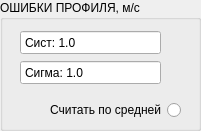
    <widget class="QGroupBox" name="groupBox_2">
     <property name="geometry">
      <rect>
       <x>770</x>
       <y>10</y>
       <width>201</width>
       <height>131</height>
      </rect>
     </property>
     <property name="title">
      <string>ОШИБКИ ПРОФИЛЯ, м/с</string>
     </property>
     <widget class="QDoubleSpinBox" name="doubleSpinBox_35">
      <property name="geometry">
       <rect>
        <x>20</x>
        <y>30</y>
        <width>141</width>
        <height>25</height>
       </rect>
      </property>
      <property name="layoutDirection">
       <enum>Qt::RightToLeft</enum>
      </property>
      <property name="autoFillBackground">
       <bool>false</bool>
      </property>
      <property name="readOnly">
       <bool>false</bool>
      </property>
      <property name="buttonSymbols">
       <enum>QAbstractSpinBox::NoButtons</enum>
      </property>
      <property name="prefix">
       <string>Сист: </string>
      </property>
      <property name="suffix">
       <string/>
      </property>
      <property name="decimals">
       <number>1</number>
      </property>
      <property name="minimum">
       <double>0.000000000000000</double>
      </property>
      <property name="maximum">
       <double>10000.000000000000000</double>
      </property>
      <property name="singleStep">
       <double>0.100000000000000</double>
      </property>
      <property name="value">
       <double>1.000000000000000</double>
      </property>
     </widget>
     <widget class="QDoubleSpinBox" name="doubleSpinBox_36">
      <property name="geometry">
       <rect>
        <x>20</x>
        <y>60</y>
        <width>141</width>
        <height>25</height>
       </rect>
      </property>
      <property name="layoutDirection">
       <enum>Qt::RightToLeft</enum>
      </property>
      <property name="autoFillBackground">
       <bool>false</bool>
      </property>
      <property name="readOnly">
       <bool>false</bool>
      </property>
      <property name="buttonSymbols">
       <enum>QAbstractSpinBox::NoButtons</enum>
      </property>
      <property name="prefix">
       <string>Сигма: </string>
      </property>
      <property name="suffix">
       <string/>
      </property>
      <property name="decimals">
       <number>1</number>
      </property>
      <property name="minimum">
       <double>0.000000000000000</double>
      </property>
      <property name="maximum">
       <double>10000.000000000000000</double>
      </property>
      <property name="singleStep">
       <double>0.100000000000000</double>
      </property>
      <property name="value">
       <double>1.000000000000000</double>
      </property>
     </widget>
     <widget class="QRadioButton" name="radioButton">
      <property name="geometry">
       <rect>
        <x>10</x>
        <y>100</y>
        <width>171</width>
        <height>20</height>
       </rect>
      </property>
      <property name="layoutDirection">
       <enum>Qt::RightToLeft</enum>
      </property>
      <property name="text">
       <string>Считать по средней</string>
      </property>
     </widget>
    </widget>
